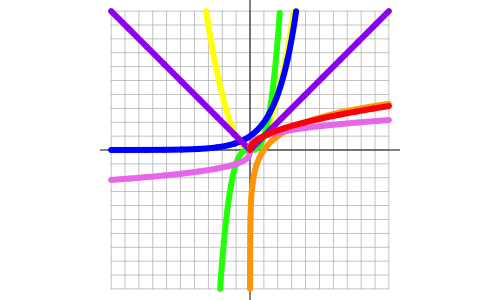

Here is the R script that generated this plot:
png("ID_parent_art.png",500,300)

par(mar=c(0,0,0,0),oma=c(0,0,0,0),pty="s")
plot(0,0,"n",xlim=c(-10,10),ylim=c(-10,10),axes=F,ann=F)

for(i in -10:10){
    lines(c(-10,10),c(i,i),col="grey")
    lines(c(i,i),c(-10,10),col="grey")
}
abline(h=0,lwd=1.3)
abline(v=0,lwd=1.3)

lwd = 8


x = seq(-10,log(10)/log(2),0.01)
y = 2^x
lines(y,x,lwd=lwd,col="orange")

x = seq(-sqrt(10),sqrt(10),0.01)
y = x^2
lines(x,y,lwd=lwd,col="yellow")

x = seq(-10^(1/3),10^(1/3),0.01)
y = x^3
lines(x,y,lwd=lwd,col="green")

x = seq(-10,log(10)/log(2),0.01)
y = 2^x
lines(x,y,lwd=lwd,col="blue")

x = seq(-10,10,0.01)
y = abs(x)
lines(x,y,lwd=lwd,col="purple")


x = seq(-10,10,0.01)
y = sign(x)*abs(x)^(1/3)
lines(x,y,lwd=lwd,col="violet")


x = seq(0,10,0.01)
y = sqrt(x)
lines(x,y,lwd=lwd,col="red")


dev.off()